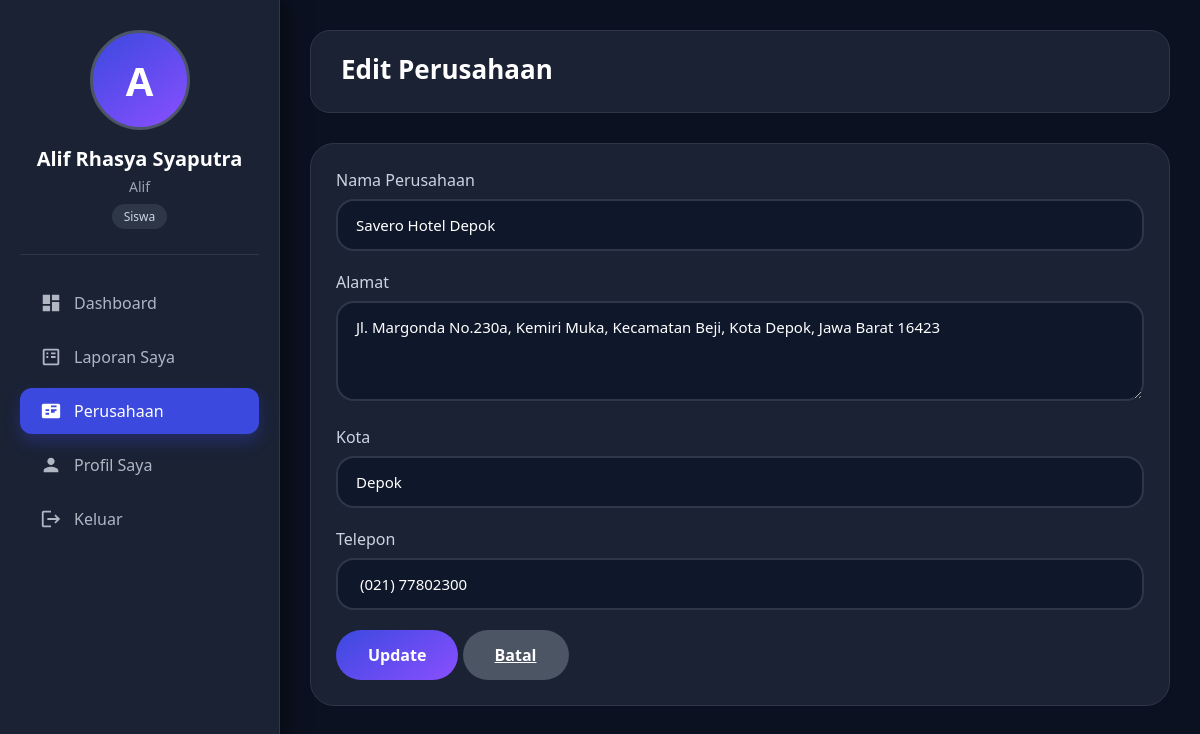
The page /edit_perusahaan.php?id=3 (signed in) on the database its author committed.
### tables this page shows
CREATE TABLE `perusahaan` (
  `id` int(11) NOT NULL,
  `nama_perusahaan` varchar(200) NOT NULL,
  `alamat` text DEFAULT NULL,
  `kota` varchar(100) DEFAULT NULL,
  `telepon` varchar(20) DEFAULT NULL
);

### edit_perusahaan.php (the view, shortened to what this page needs)
<?php
require 'koneksi.php';
$id = $_GET['id'];
$result = mysqli_query($conn, "SELECT * FROM perusahaan WHERE id='$id'");
$perusahaan = mysqli_fetch_assoc($result);
?>
<div class="top-bar">
    <div class="page-title"><h2>Edit Perusahaan</h2></div>
</div>
<div class="card">
    <form action="proses_perusahaan.php" method="POST">
        <div class="form-group"><label>Nama Perusahaan</label><input type="text" name="nama" class="form-control" value="<?php echo $perusahaan['nama_perusahaan']; ?>" required></div>
        <div class="form-group"><label>Alamat</label><textarea name="alamat" class="form-control" required><?php echo $perusahaan['alamat']; ?></textarea></div>
        <div class="form-group"><label>Kota</label><input type="text" name="kota" class="form-control" value="<?php echo $perusahaan['kota']; ?>" required></div>
        <div class="form-group"><label>Telepon</label><input type="text" name="telepon" class="form-control" value="<?php echo $perusahaan['telepon']; ?>"></div>
        <button type="submit" class="btn-primary">Update</button>
        <a href="perusahaan.php" class="btn-primary" style="background:#4b5563;">Batal</a>
    </form>
</div>
<?php
include 'layout.php';
?>

### layout.php (style rules this page uses)
* { margin: 0; padding: 0; box-sizing: border-box; font-family: 'Segoe UI', system-ui, sans-serif; }
body { background: #0b1120; display: flex; color: #e2e8f0; }
.top-bar { background: #1a2234; border-radius: 20px; padding: 20px 30px; margin-bottom: 30px; display: flex; justify-content: space-between; align-items: center; border: 1px solid #2d3748; }
.page-title h2 { font-size: 26px; color: white; margin-bottom: 5px; }
.card { background: #1a2234; border-radius: 24px; padding: 25px; margin-bottom: 30px; border: 1px solid #2d3748; }
.form-group { margin-bottom: 20px; }
.form-group label { display: block; color: #cbd5e0; margin-bottom: 8px; font-weight: 500; }
.form-control { width: 100%; padding: 14px 18px; background: #0f172a; border: 2px solid #2d3748; border-radius: 18px; color: white; font-size: 15px; transition: 0.2s; }
textarea.form-control { resize: vertical; min-height: 100px; }
.btn-primary { background: linear-gradient(145deg, #3b49df, #8a4fff); border: none; padding: 14px 32px; border-radius: 40px; color: white; font-weight: 600; cursor: pointer; transition: 0.3s; display: inline-flex; align-items: center; gap: 8px; font-size: 16px; }

### rows shown on the page
perusahaan: nama "Savero Hotel Depok", alamat "Jl. Margonda No.230a, Kemiri Muka, Kecamatan Beji, Kota Depok, Jawa Barat 16423", kota "Depok", telepon "(021) 77802300"

### other values the page prints
substr($_SESSION['nama']??'U',0,1) "A"
$_SESSION['nama'] "Alif Rhasya Syaputra"
$_SESSION['username'] "Alif"
$_SESSION['role'] "Siswa"
